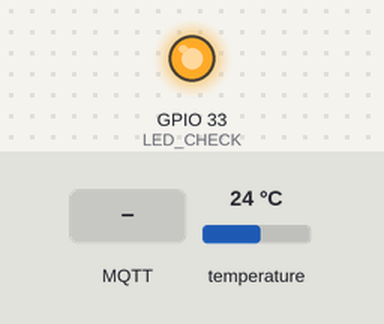
A sketch run on a simulated ESP32. Parts: output pins drawn as LEDs (lit = HIGH). The test bench sets the inputs (shaded band); at power-on: temperature 24 °C. WiFi joins after 1.5 s; servers stay silent unless stated; random numbers use the default seed unless the sketch sets one; no MQTT or app messages arrive unless stated; what the sketch prints to the serial monitor is not drawn.

Above: at 1.6 s.
At 4.2 s:
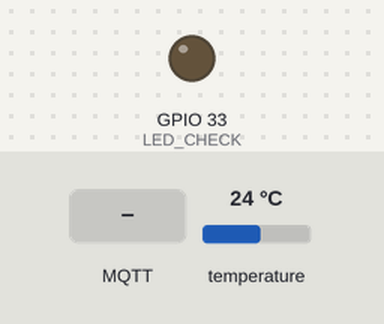
4.3 s: MQTT message "1" arrives on the first subscribed topic
12.2 s: MQTT message "on" arrives on the first subscribed topic
13.7 s: MQTT message "off" arrives on the first subscribed topic
Timing chart, 0 to 16.7 s (numbered marks = the images above; inputs shaded):
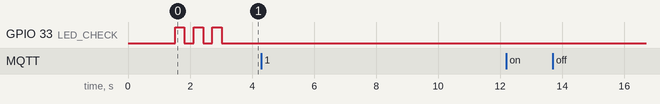

The sketch:

Temperature_MQTT_Code.ino
```cpp
/**
 * One-Wire 통신을 이용한 온도센서 예제 입니다
 * One-Wire의 상세설명 참조 : https://ko.wikipedia.org/wiki/1-Wire
 *
 * One-Wire 단자대에 온도센서를 아래 순서로 연결 하세요
 * 적 - 노 - 흑
 *
 * 필수 라이브러리 DallasTemperature
 * 필수 라이브러리 PublishClient
 *
 * 10초 마다 온도를 측정하여 사용자ID/temperature 토픽으로 메시지를 발행 합니다.
 */

// DS18B20
#define DALLAS 32

// RUN CHECK LED
#define LED_CHECK 33
#define MQTT_KEEPALIVE 120

#include <OneWire.h>
#include <DallasTemperature.h>
#include <WiFi.h>
#include <PubSubClient.h>

// WiFi 설정
const char* ssid      = "";      // 연결가능한 WiFi 아이디로 교체
const char* password  = "";   // WiFi의 접속 비밀번호

// MQTT 설정
const char* mqtt_server   = "";    // MQTT 브로커 주소
const int mqtt_port       = 1883;                 // MQTT 포트 (기본: 1883)
const char* mqtt_user     = "";          // MQTT 사용자 이름 (필요 시)
const char* mqtt_password = "";          // MQTT 패스워드 (필요 시)

String subTopic = String(mqtt_user) + "/#";       // MQTT 구독용 토픽
String pubTopic = String(mqtt_user) + "/";        // MQTT 발행용 토픽

String clientId = "ESP32Client-" + String(random(0xfffffff), HEX);

unsigned long lastTime = 0;                       // 마지막으로 측정한 시간

OneWire oneWire(DALLAS);
DallasTemperature sensors(&oneWire);
WiFiClient wifiClient;
PubSubClient client(wifiClient);

void setup() {
    Serial.begin(115200);
    pinMode(LED_CHECK, OUTPUT);

    // 온도센서 시작
    sensors.begin();

    wifiConnect();
    wifiInfoPrint();

    if (WiFi.status() == WL_CONNECTED) {

        // MQTT 서버 연결 설정
        client.setServer(mqtt_server, mqtt_port);
        // MQTT 서버 연결 완료후 콜백 함수 설정
        client.setCallback(callback);

        connectToMQTT();
        Serial.printf("%s 구독 설정 완료\n", subTopic);

        // 메시지 발행
        // pubTopic을 만들어서 발행
        pubMQTT(pubTopic + "Res", "DS18B20 온도측정 결과 MQTT 발행 테스트");

    }
}

void loop() {

    // 만약 연결이 해제되면, 연결 재시도
    if (!client.connected()) {
        connectToMQTT();
    }
    client.loop();

    // 주기적으로 상태를 보고하여 연결 유지
    if (millis() - lastTime > 10000) { // 10초마다
        get_dallas_sensing();
        lastTime = millis();
    }
}

void get_dallas_sensing() {

    float temp = 0;
    char tempStr[8];    // 온도를 저장할 문자열 버퍼

    // 센서에게 온도 측정 명령 전송
    sensors.requestTemperatures(); // Send the command to get temperatures

    // 측정한 온도값 확인
    temp = sensors.getTempCByIndex(0);

    Serial.printf("현재 온도 :%.2f°C\n", temp);

    // float 온도값을 문자열로 변환
    dtostrf(temp, 5, 2, tempStr);   // 6은 전체 자리수, 2는 소수점 이하 자리수

    client.publish( (pubTopic + "temperature").c_str(), tempStr);

}

// 메시지 게시
void pubMQTT(String sendTopic, String msg) {
    client.publish(sendTopic.c_str(), msg.c_str());
}

/**
 * WiFi 연결
 */
void wifiConnect() {

    Serial.printf("%s로 WiFi 연결 시도중", ssid);

    WiFi.begin(ssid, password);
    // 자동 연결 설정
    WiFi.setAutoConnect(true);            // 자동 접속 설정
    // 자동 재 연결 설정
    WiFi.setAutoReconnect(true);          // 자동 재접속 설정
    // 접속 완료결과 수신 대기
    WiFi.waitForConnectResult();

    for (int i = 0; i < 10; i++) {
        if ( WiFi.status() != WL_CONNECTED ) {
          delay (100);
          Serial.print(".");
        }
    }

    if (WiFi.status() != WL_CONNECTED) {
        Serial.println("[연결 실패!]");
    } else {
        Serial.println("[연결 성공!]");
    }

}

/**
 * 연결된 WiFi의 IP주소 및 Mac Address 출력
 */
void wifiInfoPrint() {

    if (WiFi.status () == WL_CONNECTED) {
        Serial.print("IP : ");
        Serial.print(WiFi.localIP());
        Serial.print(" MAC : ");
        Serial.println(WiFi.macAddress());

        digitalWrite(LED_CHECK, HIGH);
        delay(300);
        digitalWrite(LED_CHECK, LOW);
        delay(300);
        digitalWrite(LED_CHECK, HIGH);
        delay(300);
        digitalWrite(LED_CHECK, LOW);
        delay(300);
        digitalWrite(LED_CHECK, HIGH);
        delay(300);
        digitalWrite(LED_CHECK, LOW);
    }

}

// MQTT 연결 함수
void connectToMQTT() {
    while (!client.connected()) {
        // 고유한 클라이언트 ID 사용
        Serial.printf("Client ID:%s\n", clientId.c_str());

        Serial.print("MQTT 서버에 접속중...");

        // MQTT 브로커에 연결 시도
        if (client.connect(clientId.c_str(), mqtt_user, mqtt_password)) {
            Serial.println("연결완료");

            // 연결 후 토픽을 구독
            client.subscribe(subTopic.c_str());
        } else {

            Serial.print("연결 실패! rc=");
            Serial.print(client.state());
            Serial.println(" 5초후, 연결 재시도");

            // 연결 실패 시 5초 후 재시도
            delay(5000);
        }
    }
}

// MQTT 메시지 콜백 함수
void callback(char* topic, byte* message, unsigned int length) {

    Serial.print("메세지 도착: ");
    Serial.print(topic);
    Serial.print(" 내용: ");
    String messageTemp;

    for (int i = 0; i < length; i++) {
        Serial.print((char)message[i]);
        messageTemp += (char)message[i];
    }
    Serial.println();
}
```

Measured:
- after the input at 4.3 s, every drawn part: stays the same
- after the input at 12.2 s, every drawn part: stays the same
- after the input at 13.7 s, every drawn part: stays the same
